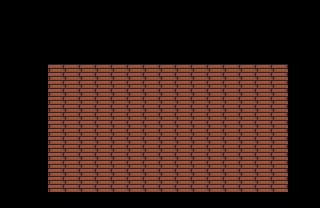

Rendered tile map (Tiled .tmx) drawn with the repository's tilesets; below, a short description and the map source with its tile grids summarised:
An orthogonal 20x13 tile map with 16x16 px tiles, 2 tile layers (Tilemap, Detailmap) and 4 objects (4x solid).

<map version="1.0" orientation="orthogonal" renderorder="right-down" width="20" height="13" tilewidth="16" tileheight="16" nextobjectid="11">
 <tileset firstgid="1" name="tileset" tilewidth="16" tileheight="16">
  <image source="../tilesets/tileset.png" trans="ff00ff" width="256" height="256" />
 </tileset>
 <layer name="Tilemap" width="20" height="13">
  <properties>
   <property name="tileset" value="tileset" />
  </properties>
  <data>[260 cells, 120 non-empty, 1 distinct tile ids]</data>
 </layer>
 <layer name="Detailmap" width="20" height="13">
  <properties>
   <property name="tileset" value="tileset" />
  </properties>
  <data>[260 cells, 0 non-empty, 0 distinct tile ids]</data>
 </layer>
 <objectgroup name="Entities">
  <object id="1" type="solid" x="48" y="32" width="240" height="32">
   <properties>
    <property name="speed" value="5" />
   </properties>
  </object>
  <object id="2" type="solid" x="0" y="64" width="48" height="128" />
  <object id="4" type="solid" x="0" y="192" width="320" height="16" />
  <object id="8" type="solid" x="288" y="64" width="32" height="128" />
 </objectgroup>
</map>